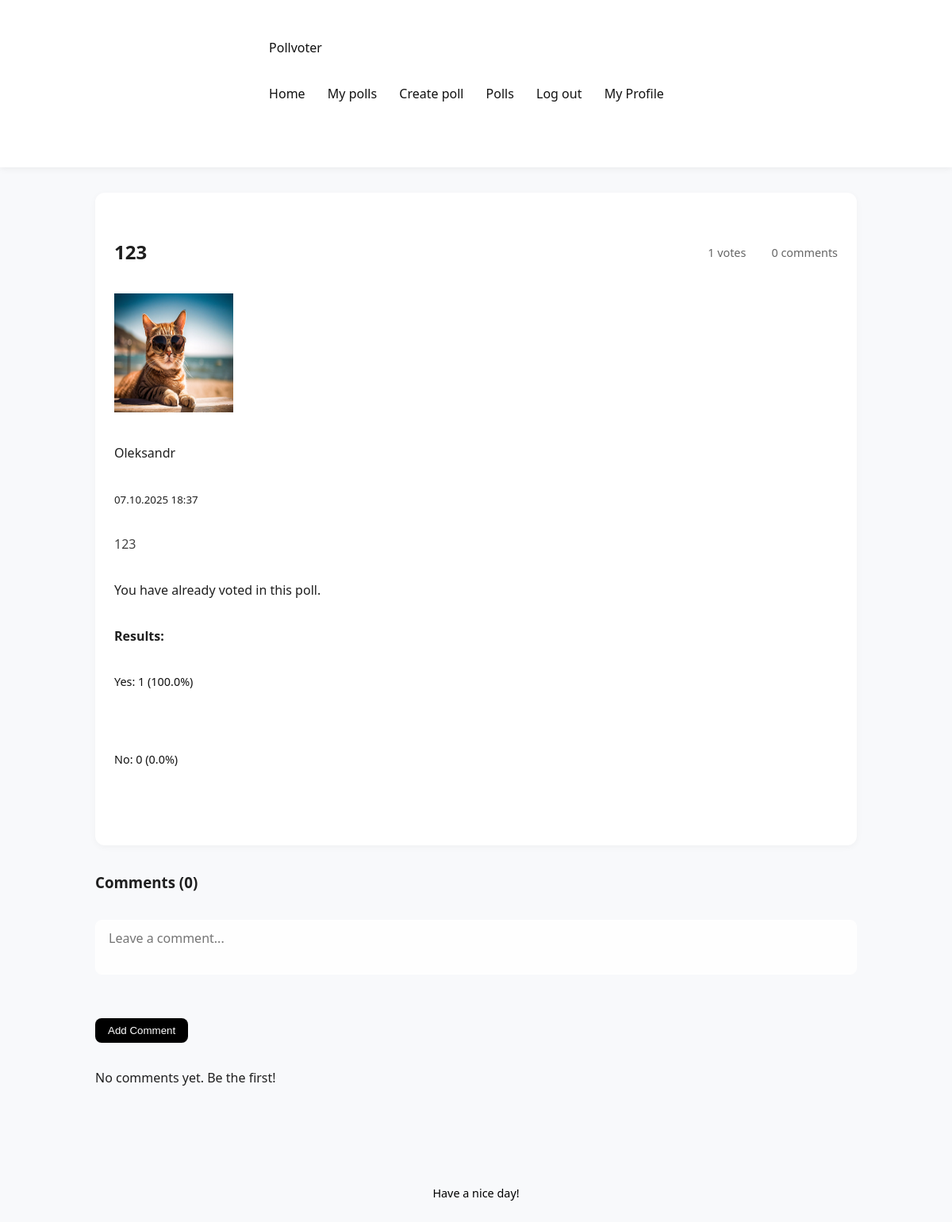
Page /poll/1 (signed in) on the committed database.
### app/models.py (models this page shows, shortened)
class Poll(db.Model):
    __tablename__ = "poll"
    id = Column(Integer, primary_key=True)
    title = Column(Text, nullable=False)
    description = Column(Text)
    created_at = Column(DateTime, default=datetime.now)
    user_id = Column(Integer, ForeignKey("user.id"), nullable=False)
    votes = relationship("Vote", back_populates="poll", lazy=True, cascade="all, delete-orphan")
    comments = relationship("Comment", back_populates="poll", lazy=True, cascade="all, delete-orphan")
    author = relationship("User", back_populates="polls")
    def getvotecount(self):
        return Vote.query.filter_by(poll_id = self.id).count()
    def getyescount(self):
        return Vote.query.filter_by(poll_id = self.id, vote = True).count()
    def getnocount(self):
        return Vote.query.filter_by(poll_id = self.id, vote = False).count()
    def getyespercentage(self):
        total = self.getvotecount()
        if total == 0:
            return 0
        return (self.getyescount()/total)*100
    def getnopercentage(self):
        total = self.getvotecount()
        if total == 0:
            return 0
        return (self.getnocount()/total)*100

class User(UserMixin, db.Model):
    __tablename__ = "user"
    id = Column(Integer, primary_key=True)
    username = Column(Text, unique=True, nullable = False)
    created_at = Column(DateTime, default=datetime.now)
    full_name = Column(Text)
    bio = Column(Text)
    pfp = Column(Text)
    password_hash = Column(Text)
    polls = relationship("Poll", back_populates="author")
    votes = relationship("Vote", back_populates="user")
    comments = relationship("Comment", back_populates="author")
    def getpfp(self):
        if self.pfp:
            return f"/static/uploads/pfp/{self.pfp}"
        else:
            return f"/static/uploads/pfp/default.jpg"

### app/routes.py (the view)
@polls.route("/poll/<int:poll_id>")
@login_required
def poll_detail(poll_id):
    poll = Poll.query.get_or_404(poll_id)
    user_vote = Vote.query.filter_by(user_id = current_user.id, poll_id = poll_id).first()
    return render_template("poll_detail.html", poll = poll, user_vote = user_vote)

### app/__init__.py (called while the page is built)
def create_app():
    app = Flask(__name__)
    app.config['SECRET_KEY'] = 'your_secret_key'
    app.config['SQLALCHEMY_DATABASE_URI'] = 'sqlite:///pollvoter.db'
    app.config['SQLALCHEMY_TRACK_MODIFICATIONS'] = False
    app.config["UPLOAD_FOLDER"] = "static/uploads"
    app.config["PFP_FOLDER"] =  "app/static/uploads/pfp"
    db.init_app(app)
    login_manager.init_app(app)
    migrate.init_app(app, db)
    app.register_blueprint(auth)
    app.register_blueprint(main)
    app.register_blueprint(polls)
    @login_manager.user_loader
    def load_user(userid):
        return User.query.get(int(userid))
    return app

### app/templates/poll_detail.html (shortened to what this page needs)
{% extends "base.html" %}
{% block content %}
<div class="poll-detail">
    <div class="poll-card">
        <div class="poll-header">
            <h2>{{ poll.title }}</h2>
            <span class="poll-stats">
                 {{ poll.getvotecount() }} votes
                 {{ poll.comments|length }} comments
            </span>
        </div>
        <div class="poll-author">
            <div class="user-avatar"><img src="{{ current_user.getpfp() }}" alt="Profile Picture" width="150" height="150"></div>
            <div>
                <div class="author-name">{{ poll.author.full_name if poll.author.full_name else poll.author.username  }}</div>
                <small class="poll-date">{{ poll.created_at.strftime('%d.%m.%Y  %H:%M') }}</small>
            </div>
        </div>
        {% if poll.description %}
        <p class="poll-description">{{ poll.description }}</p>
        {% endif %}
        {% if user_vote %}
            <div class="voted-message">
                <p>You have already voted in this poll.</p>
            </div>
        {% endif %}
        <div class="vote-results">
            <h4>Results:</h4>
            <div class="vote-option">
                <span>Yes: {{ poll.getyescount() }} ({{ "%.1f"|format(poll.getyespercentage()) }}%)</span>
                <div class="progress-bar">
                </div>
            </div>
            <div class="vote-option">
                <span>No: {{ poll.getnocount() }} ({{ "%.1f"|format(poll.getnopercentage()) }}%)</span>
                <div class="progress-bar">
                </div>
            </div>
        </div>
    </div>
    <div class="comments-section">
        <h3>Comments ({{ poll.comments|length }})</h3>
        <form method="POST" action="{{ url_for('polls.add_comment', poll_id=poll.id) }}" class="comment-form">
            <div class="form-group">
                <textarea name="content" placeholder="Leave a comment..." required></textarea>
            </div>
            <button type="submit" class="btn btn-primary">Add Comment</button>
        </form>
        <div class="comments-list">
            {% for comment in poll.comments|sort(attribute='created_at', reverse=true) %}
            <div class="comment">
                <div class="comment-header">
                    <div class="comment-author">
                        <div class="user-avatar small">{{ comment.author.username[0]|upper }}</div>
                        <strong>{{ comment.author.username }}</strong>
                    </div>
                    <small class="comment-date">{{ comment.created_at.strftime('%d.%m.%Y  %H:%M') }}</small>
                </div>
                <div class="comment-content">
                    {{ comment.content }}
                </div>
            </div>
            {% else %}
            <p class="no-comments">No comments yet. Be the first!</p>
            {% endfor %}
        </div>
    </div>
</div>
{% endblock %}

### app/static/styles.css (style rules this page uses)
* { box-sizing: border-box; margin: 0; padding: 0; }
body { font-family: 'Segoe UI', Tahoma, Geneva, Verdana, sans-serif; background-color: #f8f9fb; color: #1f1f1f; line-height: 1.6; }
div:not(nav):not(footer) { max-width: 960px; margin: 2rem auto; padding: 1.5rem; background-color: #ffffff; box-shadow: 0 4px 12px rgba(0, 0, 0, 0.05); border-radius: 12px; }
.btn { display: inline-block; padding: 0.5rem 1rem; background-color: #000; color: #fff; border: none; border-radius: 8px; text-decoration: none; font-weight: 500; transition: background-color 0.2s ease-in-out; }
.poll-card { background-color: #fafafa; border-radius: 12px; box-shadow: 0 2px 6px rgba(0, 0, 0, 0.04); padding: 1.5rem; margin-bottom: 1.5rem; transition: transform 0.2s ease-in-out; }
.poll-header { display: flex; justify-content: space-between; align-items: center; margin-bottom: 0.75rem; }
.poll-stats { font-size: 0.9rem; color: #666; display: flex; gap: 1rem; align-items: center; }
.poll-description { margin-bottom: 1rem; color: #444; }
.vote-option span { font-size: 0.9rem; font-weight: 500; color: #111; margin-bottom: 0.25rem; }
.progress-bar { height: 8px; background-color: #e0e0e0; border-radius: 6px; overflow: hidden; }
.poll-card { background-color: #ffffff; border-radius: 12px; box-shadow: 0 2px 8px rgba(0, 0, 0, 0.04); padding: 1.5rem; margin-bottom: 2rem; }
div:not(nav):not(footer):not(.poll-card):not(.vote-preview):not(.polls-header):not(.pagination) { background-color: transparent; box-shadow: none; padding: 0; }
form { margin-top: 1.5rem; }
input[type="text"], input[type="email"], input[type="password"], textarea, select { font-family: 'Segoe UI', Tahoma, Geneva, Verdana, sans-serif; font-size: 1rem; width: 100%; resize: none; padding: 0.7rem 1rem; margin-bottom: 1rem; border: 1px solid #ffffff; border-radius: 8px; background-color: #fefefe; font-size: 1rem; transition: border-color 0.2s ease-in-out, box-shadow 0.2s ease-in-out; }

### rows in the picture
Poll: title "123", getvotecount "1", created_at "07.10.2025 18:37", description "123", getyescount "1"
User: getpfp (picture), author "Oleksandr"

### other values in the picture
{{ poll.comments|length }} "0"
{{ "%.1f"|format(poll.getyespercentage()) }} "100.0"
{{ poll.getnocount() }} "0"
{{ "%.1f"|format(poll.getnopercentage()) }} "0.0"
